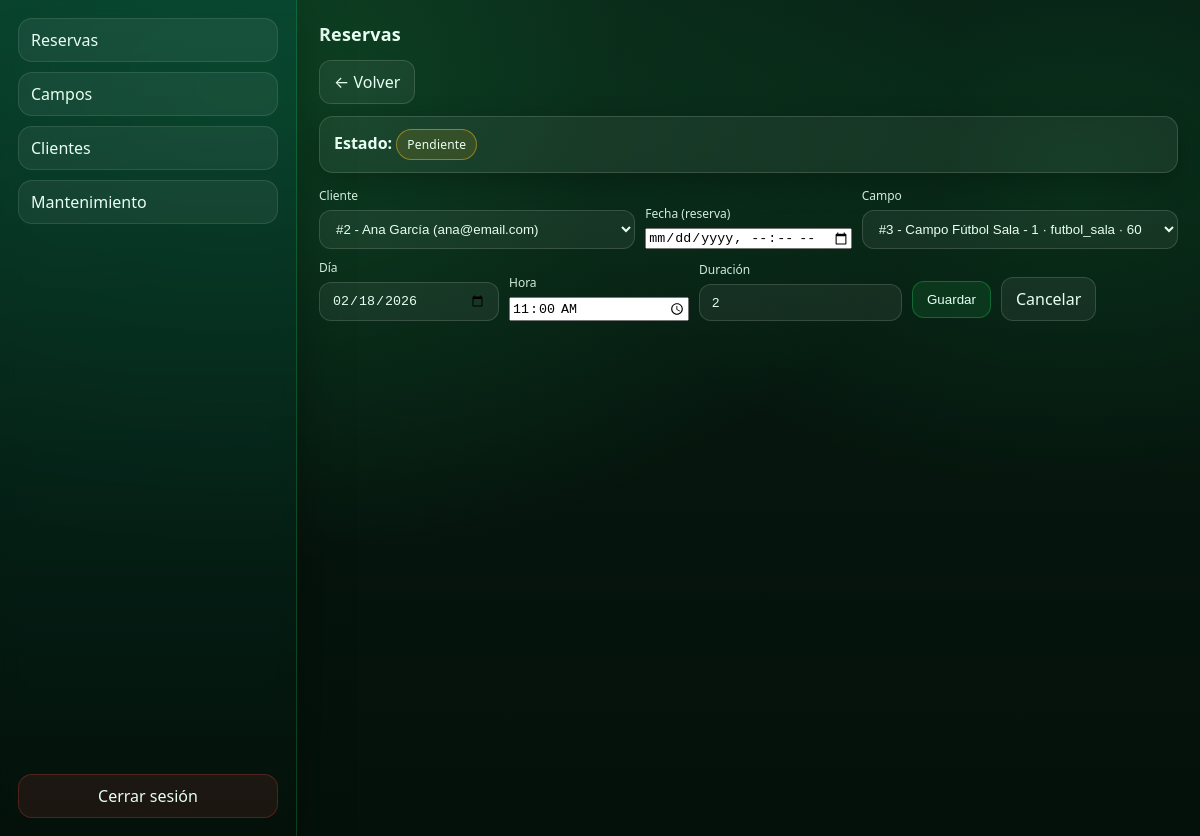
Screenshot of /?tabla=reserva&accion=editar&linea_id=2 (signed in) with the database file from the repository.
### tables this page shows
CREATE TABLE `lineareserva` (
  `id` int(11) NOT NULL AUTO_INCREMENT,
  `reserva_id` int(11) DEFAULT NULL,
  `campo_id` int(11) DEFAULT NULL,
  `dia` varchar(255) DEFAULT NULL,
  `hora` varchar(255) DEFAULT NULL,
  `duracion` varchar(255) DEFAULT NULL,
  PRIMARY KEY (`id`),
  KEY `fk_lineareserva_reserva` (`reserva_id`),
  KEY `fk_lineareserva_campo` (`campo_id`),
  CONSTRAINT `fk_lineareserva_campo` FOREIGN KEY (`campo_id`) REFERENCES `campo` (`id`),
  CONSTRAINT `fk_lineareserva_reserva` FOREIGN KEY (`reserva_id`) REFERENCES `reserva` (`id`)
);

CREATE TABLE `reserva` (
  `id` int(11) NOT NULL AUTO_INCREMENT,
  `fecha` varchar(255) DEFAULT NULL,
  `cliente_id` int(11) DEFAULT NULL,
  `estado` varchar(20) NOT NULL DEFAULT 'pendiente',
  PRIMARY KEY (`id`),
  KEY `fk_reserva_cliente` (`cliente_id`),
  CONSTRAINT `fk_reserva_cliente` FOREIGN KEY (`cliente_id`) REFERENCES `cliente` (`id`)
);

### inc/views/reserva_edit.php (the view, shortened to what this page needs)
<?php
  $linea_id = to_int($_GET["linea_id"] ?? 0);
  $selectEstado = $HAS_ESTADO ? "r.estado AS estado," : "'pendiente' AS estado,";
  $sql = "
    SELECT
      r.id        AS reserva_id,
      r.fecha     AS fecha,
      {$selectEstado}
      r.cliente_id AS cliente_id,
      lr.id       AS linea_id,
      lr.dia      AS dia,
      lr.hora     AS hora,
      lr.duracion AS duracion,
      lr.campo_id AS campo_id
    FROM lineareserva lr
    LEFT JOIN reserva r ON r.id = lr.reserva_id
    WHERE lr.id = ?
    LIMIT 1
  ";
  $st = $cn->prepare($sql);
  $st->bind_param("i", $linea_id);
  $st->execute();
  $res = $st->get_result();
  $row = $res ? $res->fetch_assoc() : null;
  echo "<div style='margin:0 0 12px; display:flex; gap:10px; align-items:center;'>";
  echo "<a class='btn' href='?tabla=reserva'>← Volver</a>";
  echo "</div>";
  $clientes = getClientes($cn);
  $campos   = getCampos($cn);
  $fecha_val = (string)$row["fecha"];
  $fecha_val = str_replace(" ", "T", $fecha_val);
  $fecha_val = preg_replace('/:\d{2}$/', '', $fecha_val);
  $estado  = strtolower(trim((string)($row["estado"] ?? "pendiente")));
  notice_html("<strong>Estado:</strong> " . estado_badge($estado), "info");
  echo "<form method='POST' action='?tabla=reserva&accion=editar&linea_id=" . e($linea_id) . "' class='filters'>";
  echo "<div class='field grow'><label>Cliente</label><select name='cliente_id' required>";
  foreach ($clientes as $c) {
    $selected = ((int)$c["id"] === (int)$row["cliente_id"]) ? " selected" : "";
    $label = trim($c["nombre"] . " " . $c["apellidos"]);
    $extra = trim((string)$c["email"]);
    $txt = "#" . $c["id"] . " - " . $label;
    if ($extra !== "") $txt .= " (" . $extra . ")";
    echo "<option value='" . e($c["id"]) . "'" . $selected . ">" . e($txt) . "</option>";
  }
  echo "</select></div>";
  echo "<div class='field'><label>Fecha (reserva)</label><input type='datetime-local' name='fecha' value='" . e($fecha_val) . "' required></div>";
  echo "<div class='field grow'><label>Campo</label><select name='campo_id' required>";
  foreach ($campos as $ca) {
    $selected = ((int)$ca["id"] === (int)$row["campo_id"]) ? " selected" : "";
    $txt = "#" . $ca["id"] . " - " . $ca["nombre"] . " · " . $ca["tipo"] . " · " . $ca["precio_hora"];
    echo "<option value='" . e($ca["id"]) . "'" . $selected . ">" . e($txt) . "</option>";
  }
  echo "</select></div>";
  echo "<div class='field'><label>Día</label><input type='date' name='dia' value='" . e($row["dia"]) . "' required></div>";
  echo "<div class='field'><label>Hora</label><input type='time' name='hora' value='" . e($row["hora"]) . "' required></div>";
  echo "<div class='field'><label>Duración</label><input type='text' name='duracion' value='" . e($row["duracion"]) . "' required></div>";
  echo "<div class='actions'>";
  echo "<button class='btn primary' type='submit'>Guardar</button>";
  echo "<a class='btn' href='?tabla=reserva'>Cancelar</a>";
  echo "</div>";
  echo "</form>";

### inc/tabla_helpers.php (shortened to what this page needs)
<?php
function e($v): string {
  return htmlspecialchars((string)$v, ENT_QUOTES | ENT_SUBSTITUTE, "UTF-8");
}
function to_int($v): int {
  return (int)($v ?? 0);
}
function notice_html(string $html, string $type = "info"): void {
  $style = "";
  echo "<div class='notice' style='{$style}'>" . $html . "</div>";
}
function estado_badge(string $estado): string {
  $estado = strtolower(trim($estado));
  if ($estado !== "confirmada" && $estado !== "cancelada") $estado = "pendiente";
  $label = $estado;
  $label = mb_strtoupper(mb_substr($label, 0, 1), "UTF-8") . mb_substr($label, 1);
  return "<span class='badge " . e($estado) . "'>" . e($label) . "</span>";
}
function getClientes(mysqli $cn): array {
  $out = [];
  $sql = "SELECT id, nombre, apellidos, email, telefono FROM cliente ORDER BY id DESC";
  if ($res = $cn->query($sql)) while ($r = $res->fetch_assoc()) $out[] = $r;
  return $out;
}
function getCampos(mysqli $cn): array {
  $out = [];
  $sql = "SELECT id, nombre, tipo, precio_hora FROM campo ORDER BY id DESC";
  if ($res = $cn->query($sql)) while ($r = $res->fetch_assoc()) $out[] = $r;
  return $out;
}

### css/panel.css (style rules this page uses)
:root { --bg0: #04110a; --bg1: #071a12; --surface: rgba(255, 255, 255, .06); --border: rgba(255, 255, 255, .12); --text: #e8fff2; --accent: #22c55e; --warn: #fbbf24; --danger: #ef4444; }
html, body { height: 100%; }
body { margin: 0; display: flex; font-family: system-ui, -apple-system, Segoe UI, Roboto, sans-serif; color: var(--text); background: radial-gradient(1200px 800px at 20% 10%, rgba(34, 197, 94, .25), transparent 60%), radial-gradient(900px 600px at 90% 20%, rgba(22, 163, 74, .18), transparent 55%), linear-gradient(180deg, var(--bg1), var(--bg0)); }
.notice { margin: 0 0 14px; padding: 12px 14px; border-radius: 14px; border: 1px solid rgba(255, 255, 255, .14); background: rgba(255, 255, 255, .06); box-shadow: 0 10px 30px rgba(0, 0, 0, .25); }
.filters { display: flex; flex-wrap: wrap; gap: 10px; align-items: end; margin: 0 0 14px; }
.filters .field { display: flex; flex-direction: column; gap: 6px; min-width: 180px; }
.filters .field.grow { flex: 1; min-width: 240px; }
.filters label { font-size: 12px; opacity: .9; }
.filters input[type="text"], .filters input[type="date"], .filters select { padding: 10px 12px; border-radius: 12px; border: 1px solid rgba(255, 255, 255, .14); background: rgba(255, 255, 255, .06); color: var(--text); outline: none; }
.filters select { color-scheme: dark; }
.filters select option { background: #071a12; color: #e8fff2; }
.filters input::placeholder { color: rgba(232, 255, 242, .65); }
.filters .actions { display: flex; gap: 10px; align-items: center; }
.btn { padding: 10px 14px; border-radius: 12px; border: 1px solid rgba(255, 255, 255, .14); background: rgba(255, 255, 255, .06); color: var(--text); cursor: pointer; text-decoration: none; display: inline-flex; align-items: center; gap: 8px; user-select: none; }
.btn.primary { border-color: rgba(34, 197, 94, .35); background: rgba(34, 197, 94, .12); }
.badge { display: inline-flex; align-items: center; gap: 6px; padding: 6px 10px; border-radius: 999px; border: 1px solid rgba(255, 255, 255, .14); background: rgba(255, 255, 255, .06); font-size: 12px; letter-spacing: .2px; text-transform: capitalize; }
.badge.pendiente { border-color: rgba(251, 191, 36, .45); background: rgba(251, 191, 36, .12); }

### rows the page displays
lineareserva: reserva.estado "Pendiente", dia "02/18/2026", hora "11:00", duracion "2"

### other values shown
$TABLAS_PERMITIDAS[$tabla] "Reservas"
$html "Estado:"
form field cliente_id "#2 - Ana García (ana@email.com)"
form field campo_id "#3 - Campo Fútbol Sala - 1 · futbol_sala · 60"
